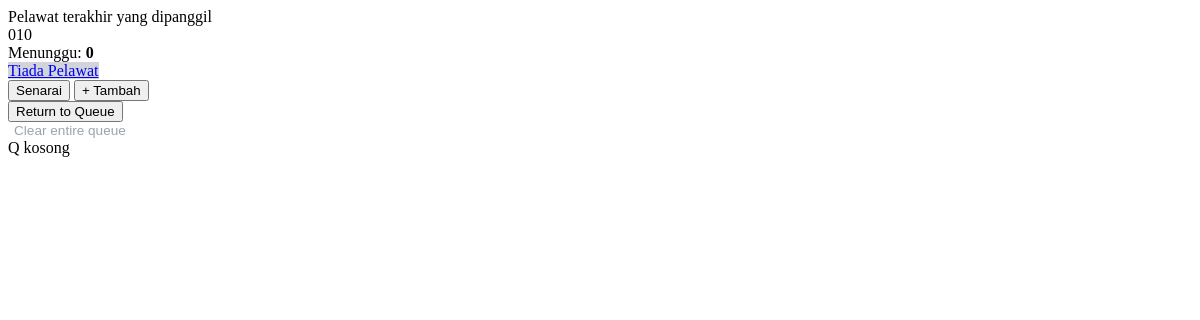
Before: /q/e34f76f6-3da0-439d-a901-6b6a148072ad/updates/ with the older database file.
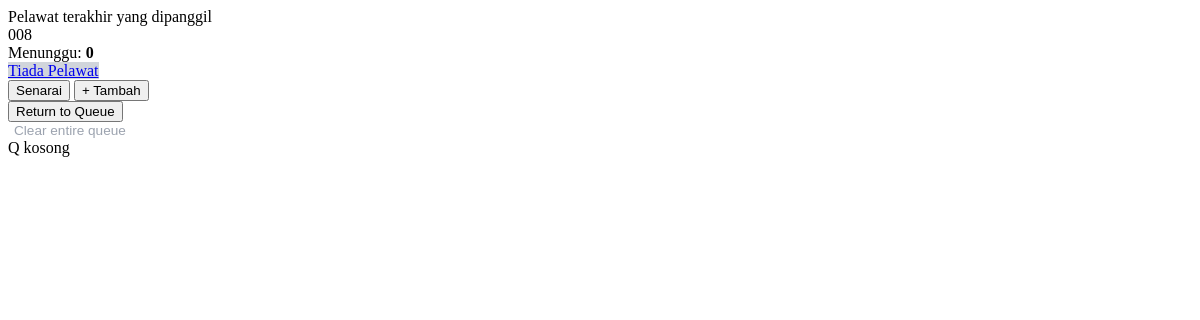
After: the same page with the newer database file.
### queues/models.py (models this page shows, shortened)
class Visitor(models.Model):
    queue = models.ForeignKey(Queue, on_delete=models.CASCADE, related_name='visitors')
    name = models.CharField(max_length=100)
    number = models.IntegerField() # Nombor giliran (101, 102...)
    joined_at = models.DateTimeField(auto_now_add=True)
    STATUS_CHOICES = [
        ('WAITING', 'Waiting'),
        ('SERVING', 'Serving'),
        ('COMPLETED', 'Completed'),
    ]
    status = models.CharField(max_length=20, choices=STATUS_CHOICES, default='WAITING')
    is_returned = models.BooleanField(default=False)
    is_invited = models.BooleanField(default=False)
    SERVICE_CHOICES = [
        ('A', 'Pendaftaran'),
        ('B', 'Pembayaran'),
        ('C', 'Pertanyaan'),
    ]
    service_type = models.CharField(max_length=1, choices=SERVICE_CHOICES, default='A')

### queues/views.py (the view)
# urls.py: path('q/<slug:slug>/updates/', views.get_admin_updates, name='get_admin_updates'),
def get_admin_updates(request, slug):
    queue = get_object_or_404(Queue, slug=slug)
    current_serving = Visitor.objects.filter(queue=queue, status='SERVING').first()
    all_waiting_visitors = Visitor.objects.filter(queue=queue, status='WAITING') \
                                          .order_by('is_returned', 'id')
    waiting_count = all_waiting_visitors.count()
    next_visitor = all_waiting_visitors.first()
    context = {
        'queue': queue,
        'current_serving': current_serving,
        'all_waiting_visitors': all_waiting_visitors,
        'waiting_count': waiting_count,
        'next_visitor': next_visitor,
    }
    return render(request, 'queues/partials/admin_board.html', context)

### queues/templates/queues/partials/admin_board.html
<div id="status-card-area" class="status-card" hx-swap-oob="true">
    <div class="status-label">Pelawat terakhir yang dipanggil</div>
    <div class="status-number" id="display-number">
        {% if current_serving %}
            {{ current_serving.number|stringformat:"03d" }}
        {% else %}
            --
        {% endif %}
    </div>
    <div class="status-sub">
        Menunggu: <strong>{{ waiting_count }}</strong>
    </div>
</div>
<div id="controls-area" class="controls-area" hx-swap-oob="true">
    {% if next_visitor %}
        <button
    hx-get="{% url 'call_next' queue.slug %}"
    hx-swap="none"
    class="btn-app btn-primary-app">
    Pelawat Seterusnya
</button>
    {% else %}
        <a href="#" class="btn-app btn-primary-app disabled" style="background-color: #d1d5db; box-shadow: none; pointer-events: none;">
            Tiada Pelawat
        </a>
    {% endif %}
    <div class="action-grid">
        <button onclick="openNumberModal()" class="btn-app btn-secondary-app">Senarai</button>
        <button onclick="openAddModal()" class="btn-app btn-secondary-app">+ Tambah</button>
    </div>
    {% if current_serving %}
    <button onclick="showConfirmModal('{{ current_serving.id }}', '{{ current_serving.number|stringformat:'03d' }}')" class="btn-app btn-secondary-app text-danger border-danger">
        Return to Queue
    </button>
    {% endif %}
    <div class="text-center mt-2">
        <button onclick="openRemoveModal()" style="background:none; border:none; color:#9ca3af; font-size:0.85rem; cursor:pointer;">
            Clear entire queue
        </button>
    </div>
</div>
<div class="visitor-grid pt-3" id="visitor-list-grid" hx-swap-oob="true">
    {% for v in all_waiting_visitors %}
        <button onclick="selectVisitor(this, '{{ v.id }}', '{{ v.number|stringformat:"03d" }}')" class="btn-num">
            {{ v.number|stringformat:"03d" }}
        </button>
    {% empty %}
        <div class="text-center text-muted w-100 py-4" style="grid-column: span 4;">
            Q kosong
        </div>
    {% endfor %}
</div>

Changed rows visible on the page:
no longer on this page (row edited): Visitor: number "010"
added Visitor: number "008"
